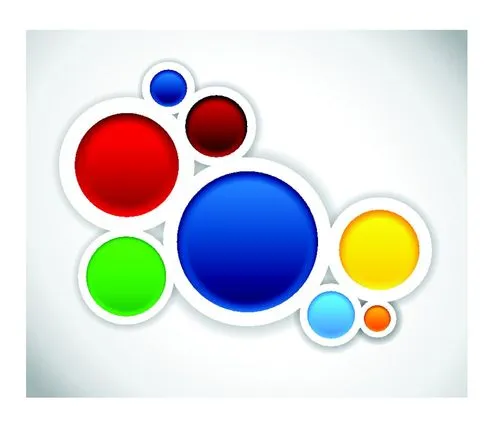
#> input picture opencv-basic/pic/circle.jpg, 500 x 427 px
$ python no19-hough.py
#> lines starting #> are read from the running program, lines starting #| are printed output that depends on the picture
'''Hough直线变换和Hough圆环变换'''

# hough直线变换
import cv2
import numpy as np

# [42 lines of commented-out code are left out]

'''圆形变换'''

img = cv2.imread("pic/circle.jpg",0)
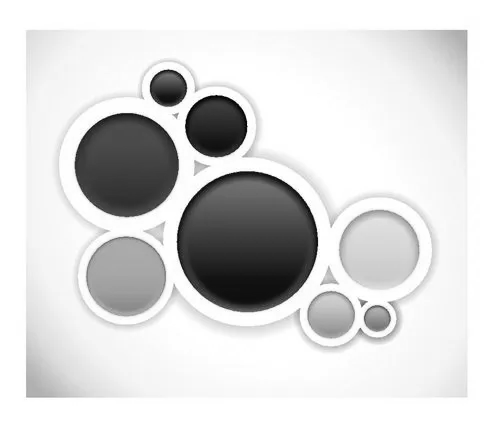
#> img: shape (427, 500); min 0, max 255, mean 217.9
gray = cv2.medianBlur(img,5)
cimg = cv2.cvtColor(img,cv2.COLOR_GRAY2BGR)

circles = cv2.HoughCircles(img,cv2.HOUGH_GRADIENT,1,20,param1=50,param2=50,minRadius=0,maxRadius=0)
#> circles = 18 rows, first 8: [247.5, 241.5, 70.2], [130.5, 167.5, 72.2], [379.5, 249.5, 39.9], [125.5, 275.5, 39.6], [260.5, 219.5, 109.3], [257.5, 260.5, 84.2], [216.5, 125.5, 30.7], [240.5, 218.5, 107.8]
circles = np.uint16(np.around(circles))
#> circles = 18 rows, first 8: [248, 242, 70], [130, 168, 72], [380, 250, 40], [126, 276, 40], [260, 220, 109], [258, 260, 84], [216, 126, 31], [240, 218, 108]

for i in circles[0,:]:
    cv2.circle(cimg,(i[0],i[1]),i[2],(0,255,0),2)
    cv2.circle(cimg,(i[0],i[1]),2,(0,0,255),3)
#> this loop made 18 passes
#> i on passes 1 to 12: [248, 242, 70], [130, 168, 72], [380, 250, 40], [126, 276, 40], [260, 220, 109], [258, 260, 84], [216, 126, 31], [240, 218, 108], [232, 260, 108], [224, 238, 83], [146, 156, 74], [330, 308, 37]
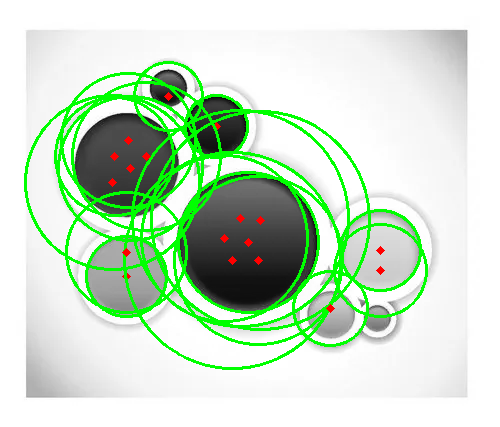
#> cimg: shape (427, 500, 3); mean B, G, R 200.6, 223.8, 201.4

cv2.imshow('detected circles',cimg)
cv2.waitKey(0)
cv2.destroyAllWindows()

$ run again, with opencv-basic/pic/apple.jpg copied over opencv-basic/pic/circle.jpg
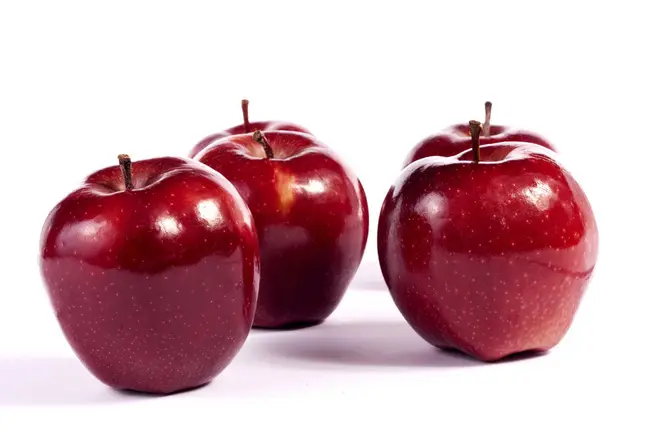
#> input picture opencv-basic/pic/apple.jpg, 658 x 438 px
#> `img = cv2.imread("pic/circle.jpg",0)`:
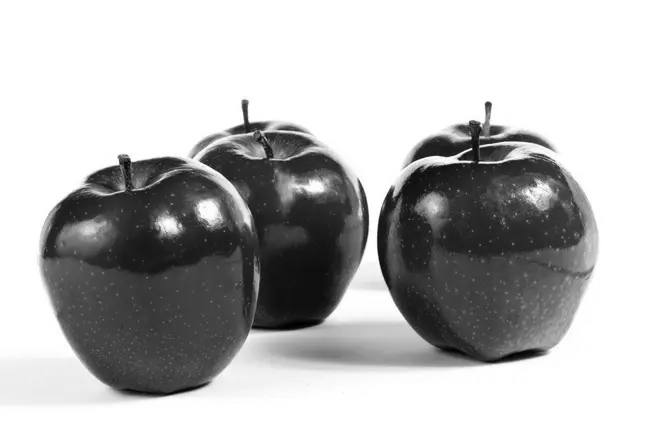
#> img: shape (438, 658); min 0, max 255, mean 185.5
#> `circles = cv2.HoughCircles(img,cv2.HOUGH_GRADIENT,1,20,param1=50,param..`: circles = 135 rows, first 8: [486.5, 240.5, 109.8], [148.5, 265.5, 104.9], [507.5, 240.5, 90.2], [151.5, 291.5, 105.4], [494.5, 266.5, 96.8], [174.5, 280.5, 124.2], [224.5, 265.5, 132], [474.5, 265.5, 89]
#> `circles = np.uint16(np.around(circles))`: circles = 135 rows, first 8: [486, 240, 110], [148, 266, 105], [508, 240, 90], [152, 292, 105], [494, 266, 97], [174, 280, 124], [224, 266, 132], [474, 266, 89]
#> the loop `for i in circles[0,:]:` made 135 passes
#> after the loop `for i in circles[0,:]:`:
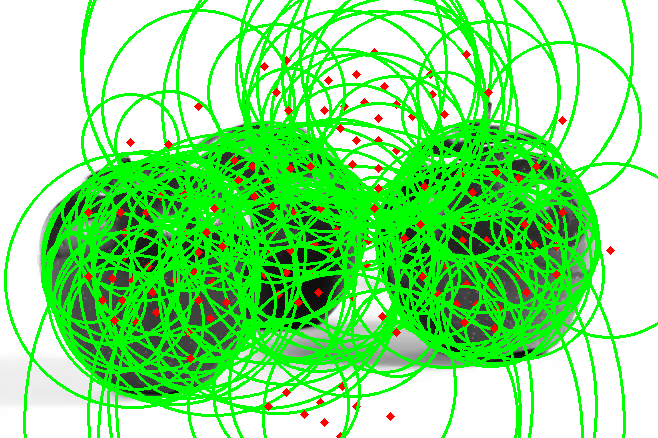
#> cimg: shape (438, 658, 3); mean B, G, R 130.7, 228.6, 134.4
